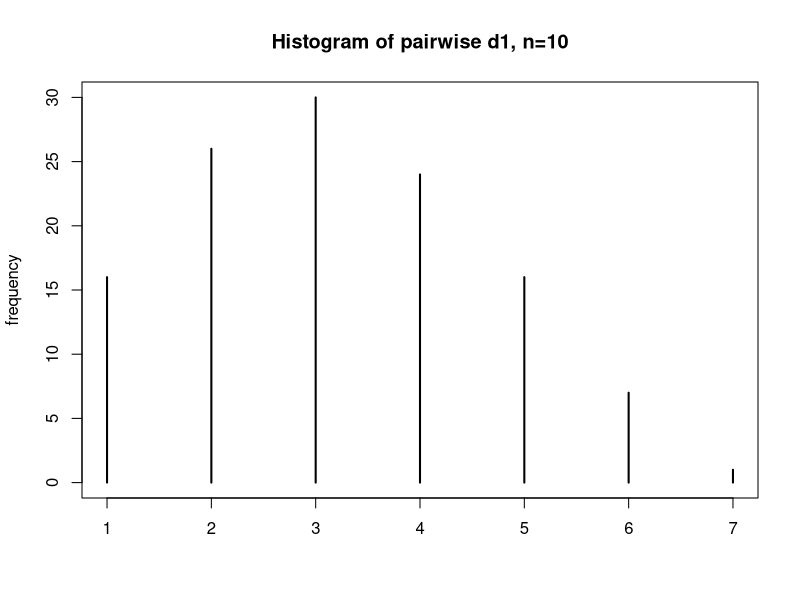
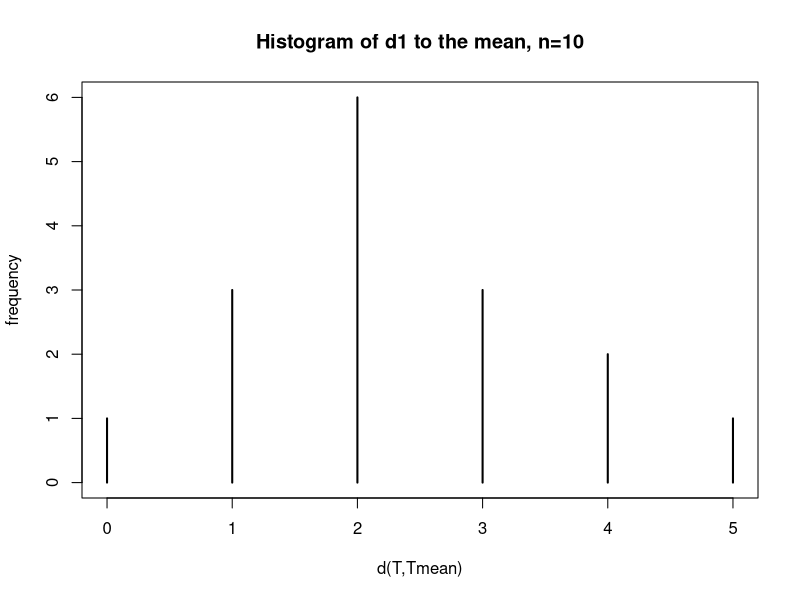
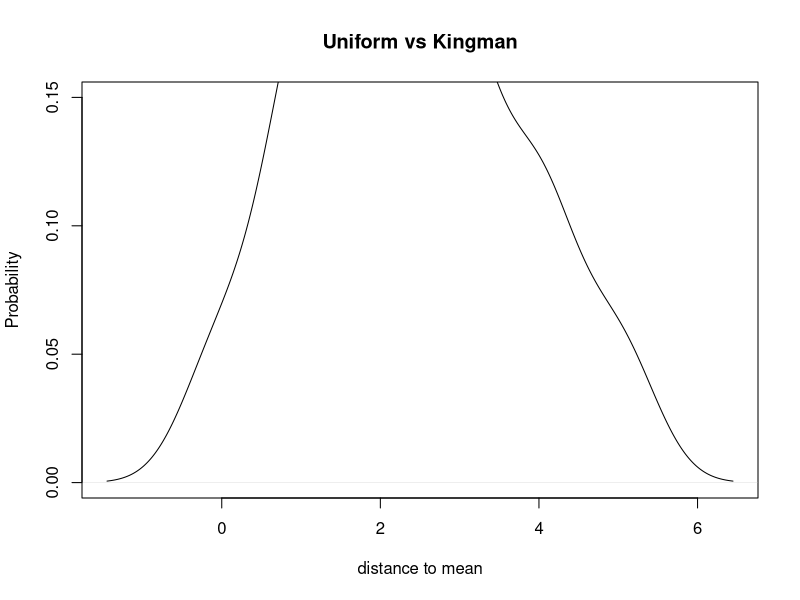

These figures' R source, in order: (Note: this script raises an error after producing the figures.)
##This function generates a form of F matrices, I tried it for n<=10, it takes long for larger values
#you need library(ape)
library(ape)
construct_trees<-function(n){
  k<-(n-2)*(n-1)/2
  k2<-(n-3)*(n-2)/2
  initial<-rep(1,k)
  first.column<-seq(1,k2)*(seq(1,k2)-1)/2 + 1
  first.column<-first.column[first.column<k]
  diagonal<-(seq(1,k2+1)*(seq(1,k2+1)-1)/2)[-1]
  diagonal<-diagonal[diagonal<=k]
  initial[diagonal]<-seq(1,length(first.column))
  initial<-rbind(initial,initial)
  initial[2,2]<-0
  #x_index, column, row
  F.matrixRel<-cbind(first.column,rep(1,length(first.column)),seq(1,length(first.column)))
  j<-2
  F.matrixRel<-rbind(F.matrixRel,cbind(first.column[j]+seq(1,j-1),2:j,rep(j,j-1)))
  for (j in 3:length(first.column)){ #row in F matrix
    F.matrixRel<-rbind(F.matrixRel,cbind(first.column[j]+seq(1,j-1),2:j,rep(j,j-1)))
    #column in F matrix
    for (cc in 1:(j-1)){
      xval<-F.matrixRel[F.matrixRel[,2]==cc & F.matrixRel[,3]==j,1]
      nrows.to<-nrow(initial)
      for (i in 1:nrows.to){
        if (cc==1){ #it is a first column element
          prevxval<-F.matrixRel[F.matrixRel[,2]==cc & F.matrixRel[,3]==(j-1),1]
          cond1<-max(c(0,initial[i,prevxval]-1))
          cond2<-initial[i,prevxval]
          newval<-seq(cond1,cond2)
          initial[i,xval]<-newval[1]
          if (length(newval)>1){
            for (z in 2:length(newval)){
              temp<-initial[i,]
              temp[xval]<-newval[z]
              initial<-rbind(initial,temp)
            }
          }
        }else{
          prevxval<-F.matrixRel[F.matrixRel[,2]==(cc-1) & F.matrixRel[,3]==j,1]
          prevxval2<-F.matrixRel[F.matrixRel[,2]==cc & F.matrixRel[,3]==(j-1),1]
          prevxval3<-F.matrixRel[F.matrixRel[,2]==(cc-1) & F.matrixRel[,3]==(j-1),1]
          cond1<-max(c(0, initial[i,prevxval], initial[i,prevxval2]-1, initial[i,prevxval]+initial[i,prevxval2]-initial[i,prevxval3]-1))
          cond2<-min(initial[i,prevxval]+initial[i,prevxval2]-initial[i,prevxval3],initial[i,prevxval2])
          newval<-seq(cond1,cond2)
          initial[i,xval]<-newval[1]
          if (length(newval)>1){
            for (z in 2:length(newval)){
              temp<-initial[i,]
              temp[xval]<-newval[z]
              initial<-rbind(initial,temp)
            }
          }
        }
        
      }
      
    }
  }
  return(list(F.matrixRel=F.matrixRel,res=initial)) 
}


#This functions generates a tree in phylo format to plot from an F-matrix
tree_from_F <- function(matF, coal_times){
  #generate an ape tree (Jaime's code)
  #F is the actual form used in the code that differs from the paper's notation
  
  n= dim(matF)[1]
  edge=matrix(rep(0,6*n-6),ncol=3)
  edge[,2]= (1:(2*n-2))
  vintages = c()
  times=c(rep(0,n),coal_times)
  for (j in n:2){
    new_node = 2*n-j+1
    next_leaf = intersect(which(edge[,1]==0),1:n)[1]
    F_difference = rev(matF[,j]-matF[,j-1])
    
    if (F_difference[1]==2){
      edge[next_leaf:(next_leaf+1),1]=new_node
      vintages=c(vintages, new_node)
    }
    else if (F_difference[1]==1){
      selected_vintage = which(F_difference == 2)[1]+n-1
      edge[selected_vintage,1]=new_node
      edge[next_leaf,1]=new_node
      vintages = c(vintages[vintages != selected_vintage],new_node)
    }
    else {
      selected_vintage1 =which(F_difference == 1)[1]+n-1
      selected_vintage2 =which(F_difference == 2)[1]+n-1
      edge[selected_vintage1,1]=new_node
      edge[selected_vintage2,1]=new_node
      vintages = vintages[vintages!=selected_vintage1]
      vintages = vintages[vintages!=selected_vintage2]
      vintages<-c(vintages,new_node)
    }
  }
  #edge[5:8,2]=c(6,7,8,5)
  edge[1:n,]=edge[order(edge[1:n,2]),]
  #edge=edge[order(edge[,1]),]
  
  for (j in 1:(2*n-2)) {
    #I don't understand this
    edge[j,3]=times[edge[j,1]]-times[edge[j,2]]
  }
  edge[,1]=3*n-edge[,1]
  edge[-(1:n),2]=3*n-edge[-(1:n),2]
  
  final_tree=rcoal(n,br=coal_times)
  final_tree$edge=edge[,-3]
  final_tree$edge.length=edge[,3]
  final_tree$Nnode=n-1
  class(final_tree) <- "phylo"
  final_tree <- reorder(final_tree,"postorder")
  final_tree$edge[final_tree$edge[, 2] <= n, 2] <- 1:n
  return(final_tree)
}

####Example
n<-6
res<-construct_trees(n)
nrow(res$res)

#Indeed for n=5, there are 5 trees
#we construct the Fmatrices

F.list<-list()
for (j in 1:nrow(res$res)){
  F.list[[j]]<-matrix(0,nrow=n-1,ncol=n-1)
  diag(F.list[[j]])<-seq(2,n)
  for (i in 1:ncol(res$res)){
    coord<-res$F.matrixRel[res$F.matrixRel[,1]==i,]
    F.list[[j]][(coord[3]+1),coord[2]]<-res$res[j,i]
  }
}

Fmat<-F.list

#FmatProb<-rep(0,length(Fmat))
#fact<-(2^(n-1))/factorial(n-1)
#for (j in 1:length(FmatProb)){
#  c<-sum(diff(Fmat[[j]][9,])==2)
#  FmatProb[j]<-fact*2^(-c)
  
#}

#What is the maximum distance?
n.tr <- length(Fmat)
Dmat.l1 <- matrix(NA, nrow=n.tr, ncol=n.tr)
diag(Dmat.l1) <- 0
comp.ind <- t(combn(n.tr, 2))

tmp.dist <- rep(NA, dim(comp.ind)[1])
for (i in 1:dim(comp.ind)[1]) {
  tmp.ind <- comp.ind[i,]
  tmp.dist[i] <- sum(abs(Fmat[[tmp.ind[1]]] - Fmat[[tmp.ind[2]]]))
}

Dmat.l1[comp.ind] <- tmp.dist
tmp <- Dmat.l1[upper.tri(Dmat.l1)]
Dmat.l1 <- t(Dmat.l1)
Dmat.l1[upper.tri(Dmat.l1)] <- tmp

#wDmat.l1<-Dmat.l1*matrix(FmatProb,nrow=nrow(Dmat.l1),ncol=ncol(Dmat.l1),byrow=TRUE)
max(Dmat.l1)
mean<-apply(Dmat.l1,1,sum)
#meanw<-apply(wDmat.l1,1,sum)
plot(table(Dmat.l1[Dmat.l1>0])/2,ylab="frequency",main="Histogram of pairwise d1, n=10")
for (j in 1:ncol(Dmat.l1)){
  if (sum(Dmat.l1[,j]==max(Dmat.l1))>0){print(j)}
}

for (j in 1:length(mean)){
  if (mean[j]==min(mean)){print(j)}
}

#for (j in 1:length(mean)){
 # if (meanw[j]==min(meanw)){print(j)}
#}

##Distance to the mean
dist_to_mean<-rep(0,length(Fmat))
for (j in 1:length(Fmat)){
dist_to_mean[j]<-sum(abs(Fmat[[j]] - Fmat[[8]]))
}

#Kingman distance to the mean
#dist_to_meanK<-rep(0,length(Fmat))
#for (j in 1:length(Fmat)){
#  dist_to_meanK[j]<-sum(abs(Fmat[[j]] - Fmat[[2017]]))
#}

#dist_to_meanK<-cbind(dist_to_meanK,FmatProb)

#tableW<-aggregate(dist_to_meanK[,2],by=list(Distance=dist_to_meanK[,1]),FUN=sum)

plot(table(dist_to_mean),ylab="frequency",main="Histogram of d1 to the mean, n=10",xlab="d(T,Tmean)")
plot(density(dist_to_mean),xlab="distance to mean", ylab="Probability",main="Uniform vs Kingman",ylim=c(0,.15))
points(tableW,type="l",col="red")

tree<-tree_from_F(rbind(rep(0,n),cbind(rep(0,n-1),F.list[[8]])),seq(1,n-1))
plot(ladderize(tree),direction="downwards",show.tip.label = FALSE,edge.width =2)
n_trees<-nrow(res$res)
par(mfrow=c(ceiling(n_trees/3),3))
for (j in 1:n_trees){
tree<-tree_from_F(rbind(rep(0,n),cbind(rep(0,n-1),F.list[[j]])),seq(1,n-1))
plot(ladderize(tree),direction="downwards")
}

par(mfrow=c(1,2))
j<-2
tree<-tree_from_F(rbind(rep(0,n),cbind(rep(0,n-1),F.list[[j]])),seq(1,n-1))
plot(ladderize(tree),direction="downwards")
j<-7936
tree<-tree_from_F(rbind(rep(0,n),cbind(rep(0,n-1),F.list[[j]])),seq(1,n-1))
plot(ladderize(tree),direction="downwards")

##For playing with Kingman library(ape)
treeKingman<-rcoal(5)
plot(treeKingman,direction="downwards")

#####################################################################
##Brute force frechet mean
brute.mean<-function(sampleF,totalF.list){
  dist.matrix<-matrix(0,nrow=length(totalF.list),ncol=length(sampleF))
  for (j in 1:length(totalF.list)){
    for (i in 1:length(sampleF)){
      dist.matrix[j,i]<-sum(abs(totalF.list[[j]]-sampleF[[i]]))
    }
  }
  total<-apply(dist.matrix,1,sum)
  return(seq(1,length(totalF.list))[total==min(total)])
}

chosen<-sort(sample(seq(1,length(F.list)),5))
sampleF<-F.list[chosen]
totalF.list<-F.list
totalF.list[[brute.mean(sampleF,totalF.list)]]

list1<-F.list
keep<-rep(0,length(list1))
for (j in 1:length(list1)){
  if (list1[[j]][7,5]==4){
    keep[j]<-1
  }
}
list1<-list1[keep==1]
list2<-F.list[keep==0]
matdist<-matrix(0,nrow=length(list1),ncol=length(list2))
for (j in 1:length(list1)){
  for (i in 1:length(list2)){
    matdist[j,i]<-sum(abs(list1[[j]]-list2[[i]]))
  }
}
max(apply(matdist,1,max))

Frechet_mean<-function(n,sampleF){
  #work in progress, this is the idea of the naive algorithm
  k<-(n-2)*(n-1)/2
  k2<-(n-3)*(n-2)/2
  initial<-rep(1,k)
  first.column<-seq(1,k2)*(seq(1,k2)-1)/2 + 1
  first.column<-first.column[first.column<k]
  diagonal<-(seq(1,k2+1)*(seq(1,k2+1)-1)/2)[-1]
  diagonal<-diagonal[diagonal<=k]
  initial[diagonal]<-seq(1,length(first.column))
  val<-0
  for (j in 1:length(sampleF)){
    val<-val+sampleF[[j]][3,1]
  }
  initial[2]<-round(val/length(sampleF),0)
  #x_index, column, row
  F.matrixRel<-cbind(first.column,rep(1,length(first.column)),seq(1,length(first.column)))
  j<-2
  F.matrixRel<-rbind(F.matrixRel,cbind(first.column[j]+seq(1,j-1),2:j,rep(j,j-1)))
  for (j in 3:length(first.column)){ #row in F matrix
    F.matrixRel<-rbind(F.matrixRel,cbind(first.column[j]+seq(1,j-1),2:j,rep(j,j-1)))
    #column in F matrix
    for (cc in 1:(j-1)){
      xval<-F.matrixRel[F.matrixRel[,2]==cc & F.matrixRel[,3]==j,1]
      nrows.to<-nrow(initial)
      for (i in 1:nrows.to){
        if (cc==1){ #it is a first column element
          prevxval<-F.matrixRel[F.matrixRel[,2]==cc & F.matrixRel[,3]==(j-1),1]
          cond1<-max(c(0,initial[i,prevxval]-1))
          cond2<-initial[i,prevxval]
          newval<-seq(cond1,cond2)
          initial[i,xval]<-newval[1]
          if (length(newval)>1){
            for (z in 2:length(newval)){
              temp<-initial[i,]
              temp[xval]<-newval[z]
              initial<-rbind(initial,temp)
            }
          }
        }else{
          prevxval<-F.matrixRel[F.matrixRel[,2]==(cc-1) & F.matrixRel[,3]==j,1]
          prevxval2<-F.matrixRel[F.matrixRel[,2]==cc & F.matrixRel[,3]==(j-1),1]
          prevxval3<-F.matrixRel[F.matrixRel[,2]==(cc-1) & F.matrixRel[,3]==(j-1),1]
          cond1<-max(c(0, initial[i,prevxval], initial[i,prevxval2]-1, initial[i,prevxval]+initial[i,prevxval2]-initial[i,prevxval3]-1))
          cond2<-min(initial[i,prevxval]+initial[i,prevxval2]-initial[i,prevxval3],initial[i,prevxval2])
          newval<-seq(cond1,cond2)
          initial[i,xval]<-newval[1]
          if (length(newval)>1){
            for (z in 2:length(newval)){
              temp<-initial[i,]
              temp[xval]<-newval[z]
              initial<-rbind(initial,temp)
            }
          }
        }
        
      }
      
    }
  }
  return(list(F.matrixRel=F.matrixRel,res=initial)) 
}






for (j in 1:5){
  print(sampleF[[j]][5,2])
}

potential<-totalF.list


potential2<-potential
keep<-rep(0,length(potential))

for (j in 1:length(potential)){
  if (potential[[j]][3,1]==1 & potential[[j]][4,1]==0 & potential[[j]][4,2]==1 & potential[[j]][5,1]==0 & potential[[j]][5,2]==1& potential[[j]][5,3]==3){
    keep[j]<-1
  }
}
  potential<-potential[keep==1]
  length(potential)

######################################################################
#Figure in 3D
s3d<-scatterplot3d(F21=c(0,0,1,1,1),F31=c(0,0,0,1,1),F32=c(1,2,1,1,2))
######################################################################
###Algorithm for maximum d1 distance
maxdistance<-function(n){
  if (n<4){res<-0}
  if (n==4){res<-1}
  if (n>4){
    res<-1
    for (i in 5:n){
      if (i%%2==0){
        res<-res+0.25*((i-2)^{2})  
      }else{
        res<-res+0.25*(i^2 -4*i+3)
      }
      
    }
  }
  return(res)
}

maxdistance(10)

maxd<-rep(0,10000)
for (j in 4:10003){
  maxd[j-3]<-maxdistance(j)
}
par(mfrow=c(1,2))

plot(seq(4,33),maxd[1:30],type="l",xlab="n", ylab="Maximum d1 distance")
points(seq(4,33),((1/12)*seq(4,33)^3),col="red",type="l")

plot(seq(4,10003),maxd,type="l",xlab="n", ylab="")
points(seq(4,10003),(1/12)*seq(4,10003)^3,col="red",type="l")


##let's say you have a kingman tree
tree<-rcoal(10)
plot(tree,direction="downwards")
nodelabels()
tiplabels()
tree$edge #will give you the matchings.

##Julia: Given a function N(t)= with population size, simulate a coal.time
coalsim(0,2,traj=)

